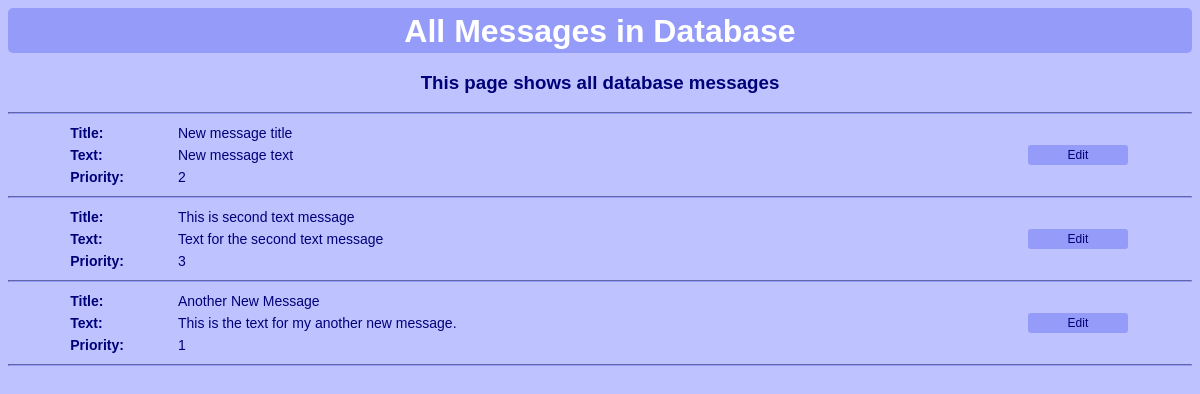
Before: /message_all with the older database file.
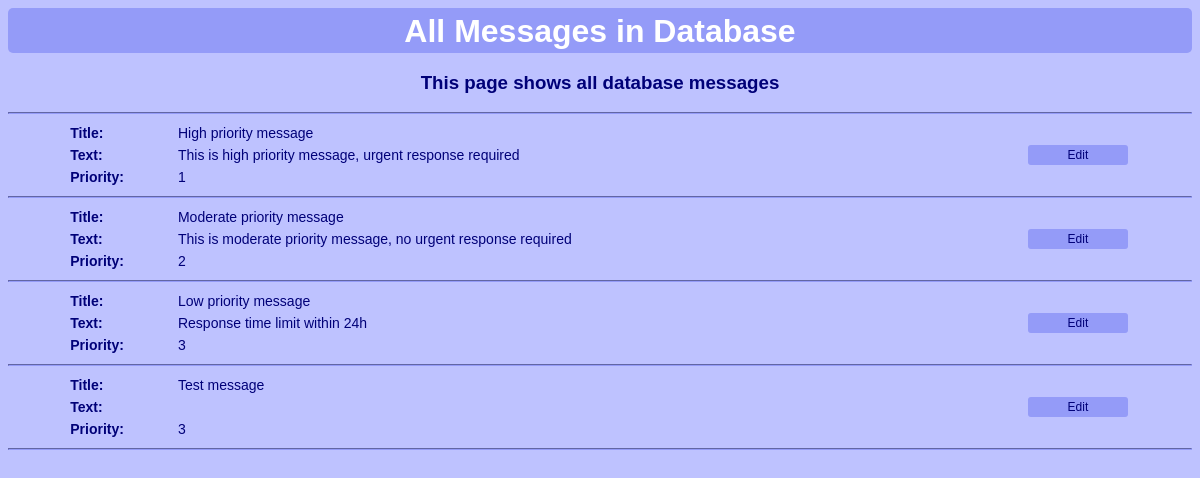
After: the same page with the newer database file.
### Database.py (models this page shows)
class Message(db.Model):
    id = db.Column(db.Integer, primary_key=True)
    title = db.Column(db.String(300), nullable=False)
    messageText = db.Column(db.String(300), nullable=False)
    priority = db.Column(db.Integer, nullable=False)

### app.py (the view)
@app.route('/message_all')  # Define a route for displaying posts
def message_all():  # Query all posts from the database using the Post model
    from Database import Message
    messages = Message.query.all()  # Retrieve all Message records from the database
    return render_template('message_all.html', messages=messages)

### templates/message_all.html (shortened to what this page needs)
{% extends 'base.html' %}
{% block body %}
<h1>All Messages in Database</h1>
<center>
    <h3>This page shows all database messages</h3>
    <hr>
    {% for message in messages %}
    <table style="width:90%;">
        <tr>
            <th class="msgTh">Title:</th>
            <td class="msgTd1">{{message.title}}</td>
            <td class="msgTd2"></td>
        </tr>
        <tr>
            <th class="msgTh">Text:</th>
            <td class="msgTd1">{{message.messageText}}</td>
            <td class="msgTd2">
                <form action="/message_edit" method="POST">
                    <button class="smallButton" type="submit">Edit</button>
                </form>
            </td>
        </tr>
        <tr>
            <th class="msgTh">Priority:</th>
            <td class="msgTd1">{{message.priority}}</td>
            <td class="msgTd2"></td>
        </tr>
    </table>
    <hr>
    {% endfor %}
</center>
{% endblock %}

### templates/base.html (shortened to what this page needs)
<!DOCTYPE html>
<html lang="en">
<head>
    <link rel="stylesheet" href="{{url_for('static', filename='css/db_style.css')}}">
</head>
<body>
    {% block body %}{% endblock %}
</body>
</html>

### static/css/db_style.css (style rules this page uses)
body { background-color: #bec2ff; font-family: helvetica; color: #000078; }
hr { border-color: #949bf8; }
h1 { padding-top: 5px; height: 40px; background-color: #949bf8; text-align: center; color: white; margin: auto; border-radius: 5px; font-family: helvetica; }
table { width: 100%; font-size: 14px; text-align: left; border: transparent; border-width: 1px; }
th, td { width: 10%; border: transparent; border-width: 1px; }
.msgTh { width: 10%; border: transparent; border-width: 1px; }
.msgTd1 { width: 80%; border: transparent; border-width: 1px; }
.msgTd2 { width: 10%; border: transparent; border-width: 1px; text-align: center; }
button { width: 250px; height: 40px; font-size: 20px; background-color: #949bf8; color: white; border: transparent; border-radius: 5px; }
.smallButton, .popup-confirm { width: 100px; height: 20px; font-size: 12px; background-color: #949bf8; color: #000078; border-radius: 3px; border-color: #949bf8; }
.popup-close, { position: absolute; top: 0px; right: 5px; font-size: 15px; cursor: pointer; }

Changed rows visible on the page:
removed Message: title "New message title", messageText "New message text", priority "2"
added Message: title "High priority message", messageText "This is high priority message, urgent response required", priority "1"
changed Message: title "This is second text message" → "Moderate priority message"; messageText "Text for the second text message" → "This is moderate priority message, no urgent response required"; priority "3" → "2"
changed Message: title "Another New Message" → "Low priority message"; messageText "This is the text for my another new message." → "Response time limit within 24h"; priority "1" → "3"
added Message: title "Test message", priority "3"
